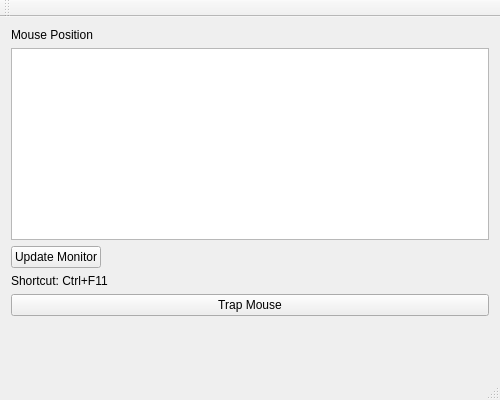
<?xml version="1.0" encoding="UTF-8"?>
<ui version="4.0">
 <class>MouseTrapperClass</class>
 <widget class="QMainWindow" name="MouseTrapperClass">
  <property name="geometry">
   <rect>
    <x>0</x>
    <y>0</y>
    <width>500</width>
    <height>400</height>
   </rect>
  </property>
  <property name="minimumSize">
   <size>
    <width>500</width>
    <height>400</height>
   </size>
  </property>
  <property name="maximumSize">
   <size>
    <width>500</width>
    <height>400</height>
   </size>
  </property>
  <property name="windowTitle">
   <string>MouseTrapper</string>
  </property>
  <widget class="QWidget" name="centralWidget">
   <layout class="QVBoxLayout" name="verticalLayout">
    <item>
     <widget class="QLabel" name="m_mousePosLabel">
      <property name="text">
       <string>Mouse Position</string>
      </property>
     </widget>
    </item>
    <item>
     <widget class="QListWidget" name="m_monitorInfoListWidget"/>
    </item>
    <item>
     <layout class="QHBoxLayout" name="horizontalLayout">
      <item>
       <widget class="QPushButton" name="m_monitorInfoBtn">
        <property name="text">
         <string>Update Monitor</string>
        </property>
       </widget>
      </item>
      <item>
       <spacer name="horizontalSpacer">
        <property name="orientation">
         <enum>Qt::Horizontal</enum>
        </property>
        <property name="sizeHint" stdset="0">
         <size>
          <width>40</width>
          <height>20</height>
         </size>
        </property>
       </spacer>
      </item>
     </layout>
    </item>
    <item>
     <widget class="QLabel" name="label">
      <property name="text">
       <string>Shortcut: Ctrl+F11</string>
      </property>
     </widget>
    </item>
    <item>
     <widget class="QPushButton" name="m_trapMouseBtn">
      <property name="autoFillBackground">
       <bool>false</bool>
      </property>
      <property name="text">
       <string>Trap Mouse</string>
      </property>
     </widget>
    </item>
    <item>
     <spacer name="verticalSpacer">
      <property name="orientation">
       <enum>Qt::Vertical</enum>
      </property>
      <property name="sizeHint" stdset="0">
       <size>
        <width>20</width>
        <height>40</height>
       </size>
      </property>
     </spacer>
    </item>
   </layout>
  </widget>
  <widget class="QMenuBar" name="menuBar">
   <property name="geometry">
    <rect>
     <x>0</x>
     <y>0</y>
     <width>500</width>
     <height>22</height>
    </rect>
   </property>
  </widget>
  <widget class="QToolBar" name="mainToolBar">
   <attribute name="toolBarArea">
    <enum>TopToolBarArea</enum>
   </attribute>
   <attribute name="toolBarBreak">
    <bool>false</bool>
   </attribute>
  </widget>
  <widget class="QStatusBar" name="statusBar"/>
 </widget>
 <layoutdefault spacing="6" margin="11"/>
 <resources>
  <include location="MouseTrapper.qrc"/>
 </resources>
 <connections/>
</ui>
